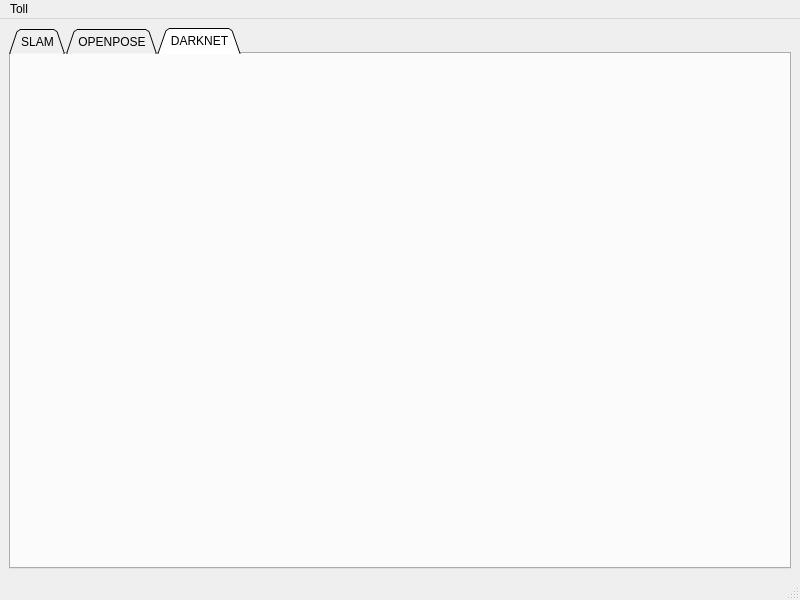
<?xml version="1.0" encoding="UTF-8"?>
<ui version="4.0">
 <class>MainWindow</class>
 <widget class="QMainWindow" name="MainWindow">
  <property name="geometry">
   <rect>
    <x>0</x>
    <y>0</y>
    <width>800</width>
    <height>600</height>
   </rect>
  </property>
  <property name="windowTitle">
   <string>MainWindow</string>
  </property>
  <widget class="QWidget" name="centralwidget">
   <layout class="QVBoxLayout" name="verticalLayout">
    <item>
     <widget class="QTabWidget" name="tabWidget">
      <property name="inputMethodHints">
       <set>Qt::ImhNone</set>
      </property>
      <property name="tabShape">
       <enum>QTabWidget::Triangular</enum>
      </property>
      <property name="currentIndex">
       <number>2</number>
      </property>
      <widget class="QWidget" name="tab_slam">
       <attribute name="title">
        <string>SLAM</string>
       </attribute>
       <layout class="QHBoxLayout" name="horizontalLayout_2">
        <item>
         <layout class="QVBoxLayout" name="verticalLayout_slam"/>
        </item>
       </layout>
      </widget>
      <widget class="QWidget" name="tab_openpose">
       <attribute name="title">
        <string>OPENPOSE</string>
       </attribute>
       <layout class="QVBoxLayout" name="verticalLayout_2">
        <item>
         <widget class="QLabel" name="label_openpose">
          <property name="text">
           <string/>
          </property>
          <property name="scaledContents">
           <bool>true</bool>
          </property>
         </widget>
        </item>
       </layout>
      </widget>
      <widget class="QWidget" name="tab_darknet">
       <attribute name="title">
        <string>DARKNET</string>
       </attribute>
       <layout class="QVBoxLayout" name="verticalLayout_3">
        <item>
         <widget class="QLabel" name="label_darknet">
          <property name="text">
           <string/>
          </property>
          <property name="scaledContents">
           <bool>true</bool>
          </property>
         </widget>
        </item>
       </layout>
      </widget>
     </widget>
    </item>
   </layout>
  </widget>
  <widget class="QMenuBar" name="menubar">
   <property name="geometry">
    <rect>
     <x>0</x>
     <y>0</y>
     <width>800</width>
     <height>20</height>
    </rect>
   </property>
   <widget class="QMenu" name="menuToll">
    <property name="title">
     <string>Toll</string>
    </property>
    <addaction name="actionSet_rate"/>
    <addaction name="actionAdd_new_widget"/>
    <addaction name="separator"/>
    <addaction name="actionQuit"/>
   </widget>
   <addaction name="menuToll"/>
  </widget>
  <widget class="QStatusBar" name="statusbar"/>
  <action name="actionSet_rate">
   <property name="text">
    <string>set rate</string>
   </property>
  </action>
  <action name="actionAdd_new_widget">
   <property name="text">
    <string>add new widget</string>
   </property>
  </action>
  <action name="actionQuit">
   <property name="text">
    <string>quit</string>
   </property>
  </action>
 </widget>
 <resources/>
 <connections/>
</ui>
